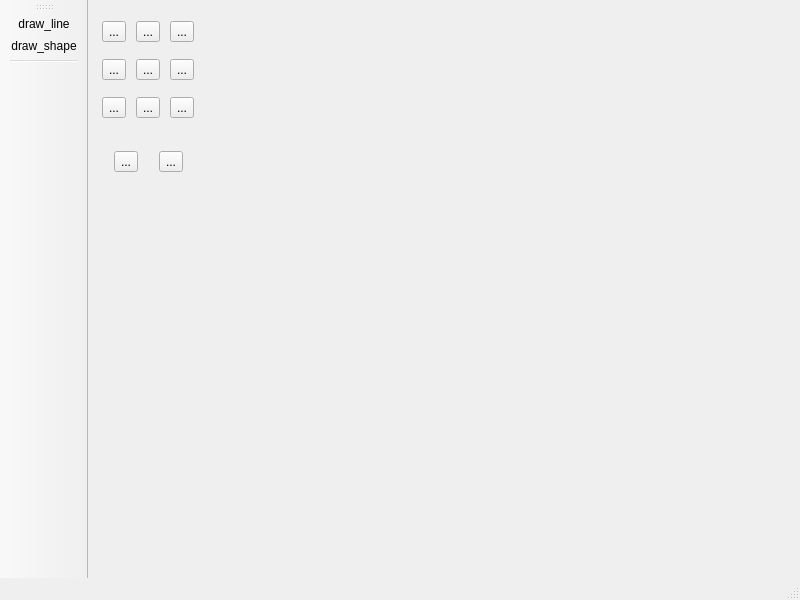
<?xml version="1.0" encoding="UTF-8"?>
<ui version="4.0">
 <class>MainWindow</class>
 <widget class="QMainWindow" name="MainWindow">
  <property name="geometry">
   <rect>
    <x>0</x>
    <y>0</y>
    <width>800</width>
    <height>600</height>
   </rect>
  </property>
  <property name="windowTitle">
   <string>MainWindow</string>
  </property>
  <widget class="QWidget" name="centralwidget">
   <widget class="QWidget" name="">
    <property name="geometry">
     <rect>
      <x>10</x>
      <y>10</y>
      <width>101</width>
      <height>121</height>
     </rect>
    </property>
    <layout class="QGridLayout" name="gridLayout">
     <item row="0" column="0">
      <widget class="QToolButton" name="ShapeButton">
       <property name="text">
        <string>...</string>
       </property>
       <property name="icon">
        <iconset>
         <normaloff>../../../Users/KOSA/Downloads/shape1.png</normaloff>../../../Users/KOSA/Downloads/shape1.png</iconset>
       </property>
      </widget>
     </item>
     <item row="0" column="1">
      <widget class="QToolButton" name="ArrowButton">
       <property name="text">
        <string>...</string>
       </property>
       <property name="icon">
        <iconset>
         <normaloff>../../../Users/KOSA/Downloads/arrow.png</normaloff>../../../Users/KOSA/Downloads/arrow.png</iconset>
       </property>
      </widget>
     </item>
     <item row="0" column="2">
      <widget class="QToolButton" name="MemoButton">
       <property name="text">
        <string>...</string>
       </property>
       <property name="icon">
        <iconset>
         <normaloff>../../../Users/KOSA/Downloads/memo.png</normaloff>../../../Users/KOSA/Downloads/memo.png</iconset>
       </property>
      </widget>
     </item>
     <item row="1" column="0">
      <widget class="QToolButton" name="StraightMeasureButton">
       <property name="text">
        <string>...</string>
       </property>
       <property name="icon">
        <iconset>
         <normaloff>../../../Users/KOSA/Downloads/ruler.png</normaloff>../../../Users/KOSA/Downloads/ruler.png</iconset>
       </property>
      </widget>
     </item>
     <item row="1" column="1">
      <widget class="QToolButton" name="TapeMeasureButton">
       <property name="text">
        <string>...</string>
       </property>
       <property name="icon">
        <iconset>
         <normaloff>../../../Users/KOSA/Downloads/tapemeasure.png</normaloff>../../../Users/KOSA/Downloads/tapemeasure.png</iconset>
       </property>
      </widget>
     </item>
     <item row="1" column="2">
      <widget class="QToolButton" name="protractorButton">
       <property name="text">
        <string>...</string>
       </property>
       <property name="icon">
        <iconset>
         <normaloff>../../../Users/KOSA/Downloads/protractor.png</normaloff>../../../Users/KOSA/Downloads/protractor.png</iconset>
       </property>
      </widget>
     </item>
     <item row="2" column="0">
      <widget class="QToolButton" name="toolButton_9">
       <property name="text">
        <string>...</string>
       </property>
      </widget>
     </item>
     <item row="2" column="1">
      <widget class="QToolButton" name="toolButton_8">
       <property name="text">
        <string>...</string>
       </property>
      </widget>
     </item>
     <item row="2" column="2">
      <widget class="QToolButton" name="toolButton_7">
       <property name="text">
        <string>...</string>
       </property>
      </widget>
     </item>
    </layout>
   </widget>
   <widget class="QWidget" name="">
    <property name="geometry">
     <rect>
      <x>11</x>
      <y>131</y>
      <width>101</width>
      <height>61</height>
     </rect>
    </property>
    <layout class="QGridLayout" name="gridLayout_2">
     <item row="0" column="0">
      <widget class="QToolButton" name="toolButton_10">
       <property name="text">
        <string>...</string>
       </property>
      </widget>
     </item>
     <item row="0" column="1">
      <widget class="QToolButton" name="toolButton_11">
       <property name="text">
        <string>...</string>
       </property>
      </widget>
     </item>
    </layout>
   </widget>
  </widget>
  <widget class="QMenuBar" name="menubar">
   <property name="geometry">
    <rect>
     <x>0</x>
     <y>0</y>
     <width>800</width>
     <height>17</height>
    </rect>
   </property>
  </widget>
  <widget class="QStatusBar" name="statusbar"/>
  <widget class="QToolBar" name="toolBar">
   <property name="windowTitle">
    <string>toolBar</string>
   </property>
   <attribute name="toolBarArea">
    <enum>LeftToolBarArea</enum>
   </attribute>
   <attribute name="toolBarBreak">
    <bool>false</bool>
   </attribute>
   <addaction name="actiondraw_line"/>
   <addaction name="actiondraw_shape"/>
   <addaction name="separator"/>
  </widget>
  <action name="actiondraw_line">
   <property name="text">
    <string>draw_line</string>
   </property>
  </action>
  <action name="actiondraw_shape">
   <property name="text">
    <string>draw_shape</string>
   </property>
  </action>
  <action name="actionmemo">
   <property name="text">
    <string>memo</string>
   </property>
  </action>
 </widget>
 <resources/>
 <connections/>
</ui>
